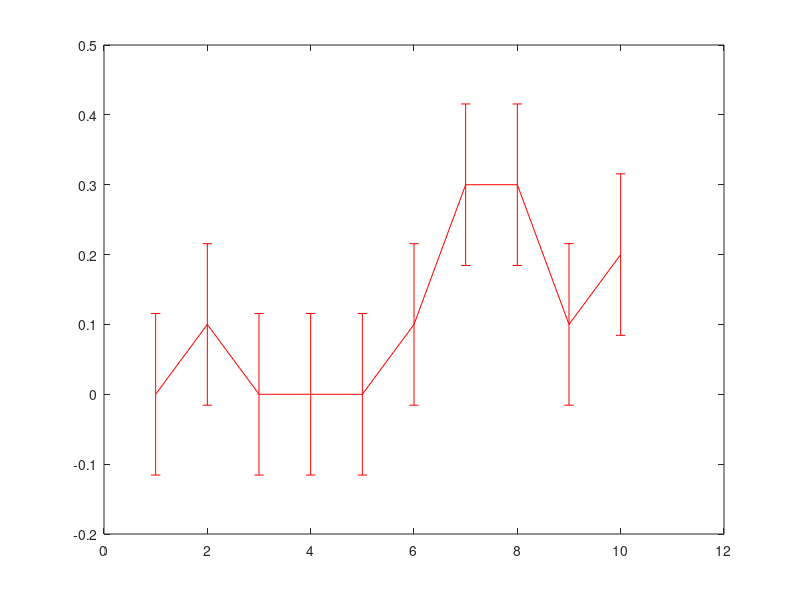

MATLAB code for this plot: (Note: this script raises an error after producing the figure.)
%-------------------------------------------------------------
% initialize constants

N0 = 2;
Eb = N0 * 0.5;

%-------------------------------------------------------------
% define the confidence level

alpha = 0.317;

y = norminv(1-(alpha/2));

%-------------------------------------------------------------
% compute the population mean of X (this is the same as the
% true BER)

mean_X_pop = 0.5 * erfc(sqrt(Eb/N0));

%-------------------------------------------------------------
% compute the population variance of X

var_X_pop = (normcdf(0,(-sqrt(Eb)),(N0/2)))*...
            (1 - normcdf(0,(-sqrt(Eb)),(N0/2)));

%-------------------------------------------------------------
% ask user for what kind of variance to use

txt1 = ['\nWhich variance would you like to use? Enter ''sample''\n'...
        '(without the quotation marks) for sample variance or\n'...
        'enter ''population'' for population variance:\n\n'];

chosen_variance = input(txt1,'s');

%-------------------------------------------------------------
% define seed used to initialize random number generator

% 'a'  +  'o'  +  'u'  +  'a'  +  'e'  +  'a'  +  'e'
%  16  +  512  +  1024 +   16  +   64  +   16  +   64 = 1712

seed = 1712;

%-------------------------------------------------------------
% number of trials

m = 100;

%-------------------------------------------------------------
% initialize the random number generator

rng(seed,'twister');

%-------------------------------------------------------------
% initialize string used to print the percentage of trials
% for which the true BER fell in the confidence interval

txt2 = ['\nThe percentage of %d trials for which the true BER\n'...
        'fell in the confidence interval is %d%% for n = %d.\n'];

%-------------------------------------------------------------
% initialize array to store results for the first 10 trials
% of each iteration. The first column contains the sample
% mean, the second column contains the lower confidence
% boundary, and the third column contains the upper
% confidence boundary

results = zeros(10,3,3);

%-------------------------------------------------------------
% initialize array indexing variable for use inside for loop

i = 0;

for n = [10,100,1000] % number of received values for each trial
    %-------------------------------------------------------------
    % increment array indexing variable
    
    i = i + 1;
    
    %-------------------------------------------------------------
    % generate an m x n array of standard Normal random numbers
    
    N = randn(m,n);
    
    %-------------------------------------------------------------
    % generate m x n array B of transmitted -1's
    
    B = -ones(m,n);
    
    %-------------------------------------------------------------
    % generate m x n array R of received values
    
    R = sqrt(Eb)*B + sqrt(N0/2)*N;
    
    %-------------------------------------------------------------
    % generate m x n array X of bit errors
    
    X = R > 0;
    
    %-------------------------------------------------------------
    % compute the sample mean of X, which is the same as the
    % estimated BER, for each of the m trials and store the results
    % for the first 10 trials
    
    mean_X_samp = mean(X,2);
    
    results(:,1,i) = mean_X_samp(1:10);
    
    %-------------------------------------------------------------
    % compute the appropriate variance of X based on user input
    
    if strcmp(chosen_variance,'sample')
        
        var_X = (n/(n-1))*(mean_X_samp - mean_X_samp.^2);
        
    else
        
        var_X = var_X_pop;
        
    end
    
    %-------------------------------------------------------------
    % find the confidence intervals for each of the m trials and
    % store the results for the first 10 trials
    
    delta = (y*sqrt(var_X))/(sqrt(n));
    
    conf_interval = [(mean_X_samp - delta), (mean_X_samp + delta)];
    
    results(:,2:3,i) = conf_interval(1:10,:);
    
    %-------------------------------------------------------------
    % compute the fraction of m trials for which the true BER
    % is in the confidence interval
    
    is_in_interval = mean_X_pop > conf_interval(:,1) &...
                     mean_X_pop < conf_interval(:,2);
    
    frac_BER = (sum(is_in_interval)/size(is_in_interval,1));
    
    %-------------------------------------------------------------
    % show percentage of m trials for which true BER is in
    % the confidence interval for each of n
    
    fprintf(txt2,m,frac_BER*100,n);
    
    %-------------------------------------------------------------
    % plot results in three separate figures with confidence
    % intervals
    
    figure(i)
    errorbar(1:10,results(:,1,i),...
            (results(:,3,i)-results(:,2,i))/2,'-r');
    hold on
    yline(mean_X_pop,'-b');
    hold off
    xlim([0,11]);
    xticks(1:1:10);
    legend('Estimated BER','True BER');
    title(['n = ',num2str(n)]);
    xlabel('Trial Number');
end